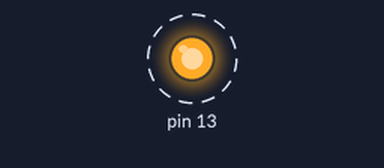
Bench run of a sketch on a simulated Arduino Uno, built with avr-gcc and run on an emulated ATmega328P. Parts: output pins drawn as LEDs (lit = HIGH). Dashed ring = blinking.

Above: at 0.5 s.
Timing chart, 0 to 4.6 s (numbered marks = the images above):
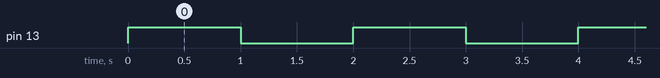

Measured:
- by itself, pin 13: alternates HIGH for 1.0 s and LOW for 1.0 s

The sketch:

Blink.ino
```cpp
// Kierunek lini portu
enum m{
	OUT = 0,
	IN = 1
};
// Stan lini portu
enum s{
	HI,
	LO
};

// Funkcja przyjmuje dwie wartosci pin oraz m. Sluzy do wyznaczenia kierunku lini portu.
// pin jest numerem pinu, który chcemy ustawic.
// m jest wartoscia okreslajaca kierunek lini portu.
void _pinMode(uint8_t pin, uint8_t m) {
    if (( pin < 8 ) && (m == 0)){
       DDRD |= (1 << pin);
	}else if (( pin < 8 ) && (m == 1)){
       DDRD &= ~(1 << pin);
    }else if (( pin < 14 ) && (m == 0)){
       DDRB |= (1 << (pin - 8));
	}else if (( pin < 14 ) && (m == 1)){
       DDRB &= ~(1 << (pin - 8));
	}
}

// Funkcja przyjmuje dwie wartosci pin oraz s. Sluzy do ustawienia stany okreslonej lini portu.
// pin jest numerem pinu, który chcemy ustawic.
// s jest wartoscia okreslajaca stan portu.
void _digitalWrite(uint8_t pin,uint8_t s){

	if (( pin < 8 ) && (s == 0)){
       PORTD |= (1 << pin);
	}else if (( pin < 8 ) && (s == 1)){
       PORTD &= ~(1 << pin);
    }else if (( pin < 14 ) && (s == 0)){
       PORTB |= (1 << (pin - 8));
	}else if (( pin < 14 ) && (s == 1)){
       PORTB &= ~(1 << (pin - 8));
	}
}

// Funkcja służy do zwrócenie stanu lini portu
// 0 - niski
// 1 - wysoki
uint8_t _digitalRead(uint8_t pin){
	if(pin < 8){
		return((PIND & (1 << pin)) >> pin);
	}else if (pin < 14) {
		return((PINB & (1 << (pin - 8))) >> (pin-8));
	}
}

void setup() {
	// Ustawienie pinu 13 jako OUT
	_pinMode(13, OUT);
}

void loop() {
	// Zapalenie diody na 1000ms
	_digitalWrite(13, HI);
	delay(1000);
	// Zgasezenie diody ma 1000ms
	_digitalWrite(13, LO);
	delay(1000);
}
```
